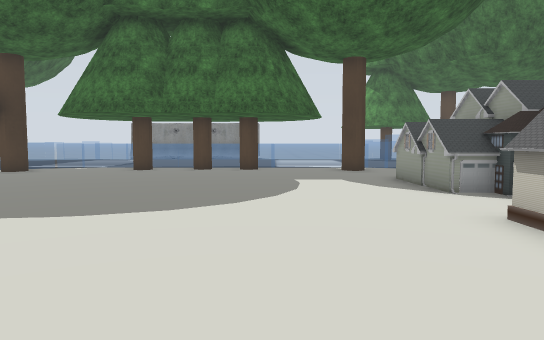
[1] (above)

16 first-person views from a walk through a world built for the Gazebo simulator. The camera is 0.51 m above the floor, tilts 4° down and sees 70° across. Floor lines are 1 m apart. The floor is counted in squares, 0.5 m on a side. Each view is taken from the middle of a square. On the plan, view 1 faces up. The plan holds only what a view shows up to about 14 squares ahead; the rest is blank. The place goes on beyond the plan. Some stock models are drawn as simple stand-ins. Some surface patterns are stand-ins.

[2]
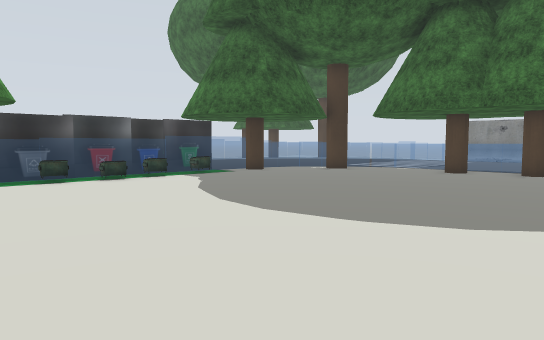

[3]
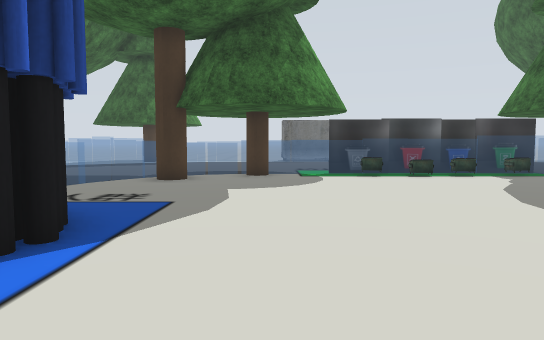

[4]
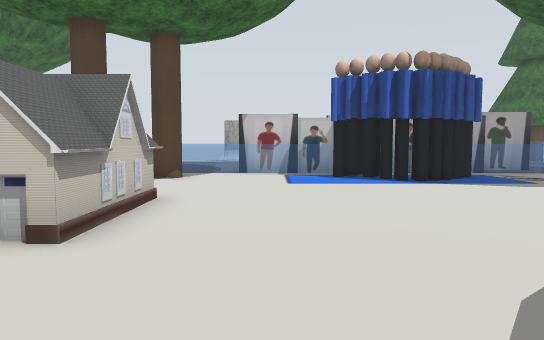

[5]
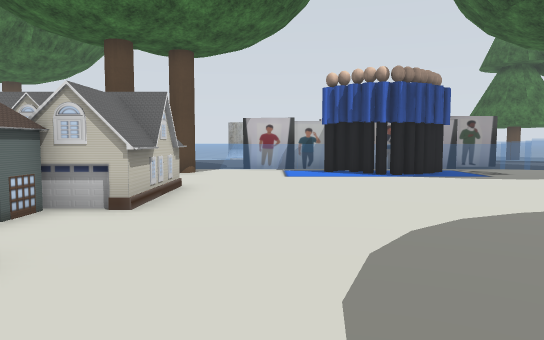

[6]
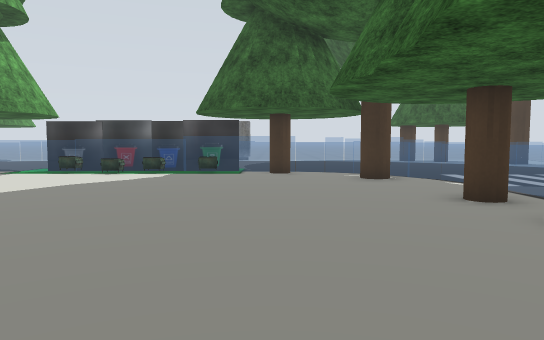

[7]
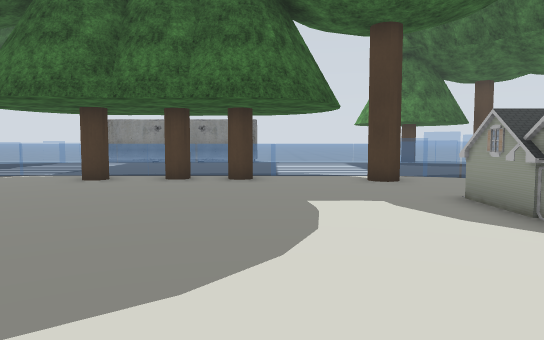

[8]
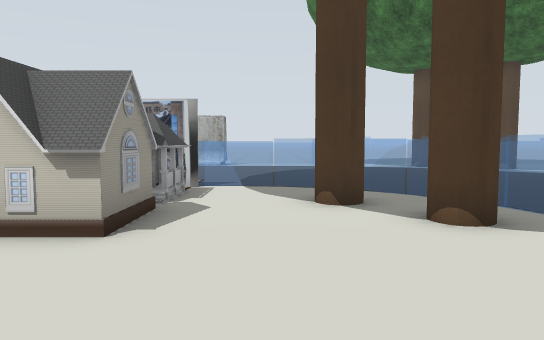

[9]
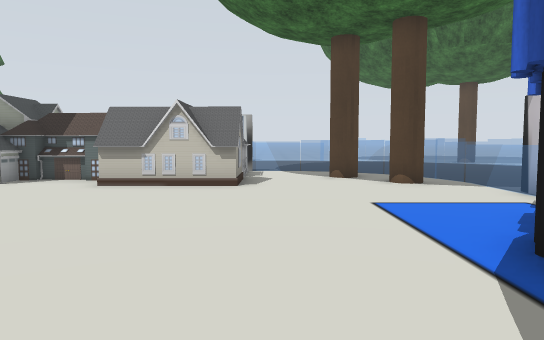

[10]
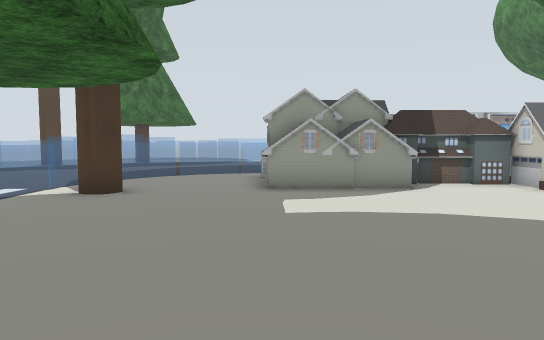

[11]
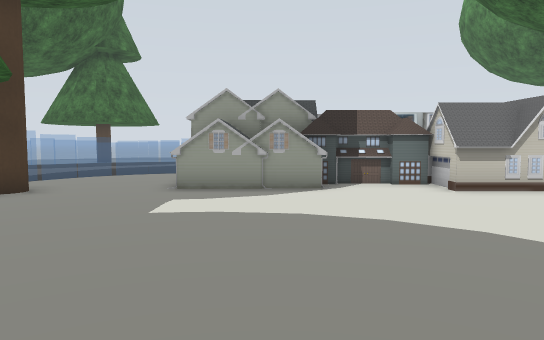

[12]
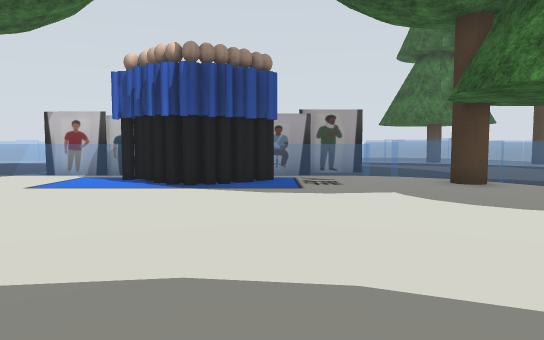

[13]
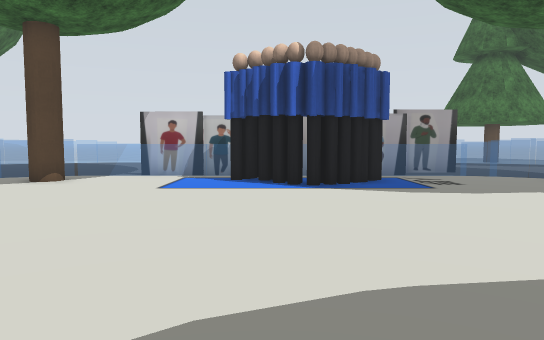

[14]
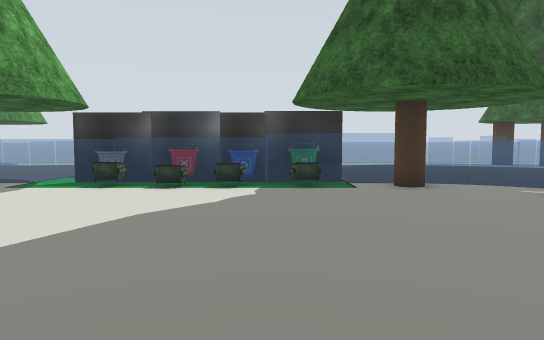

[15]
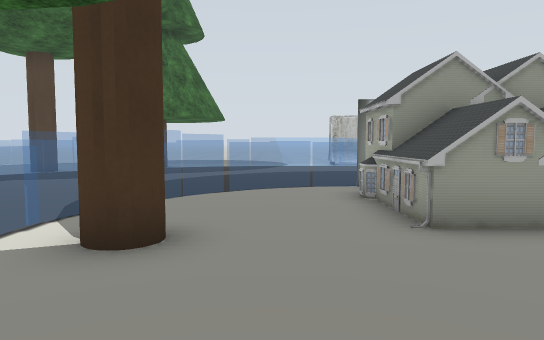

[16]
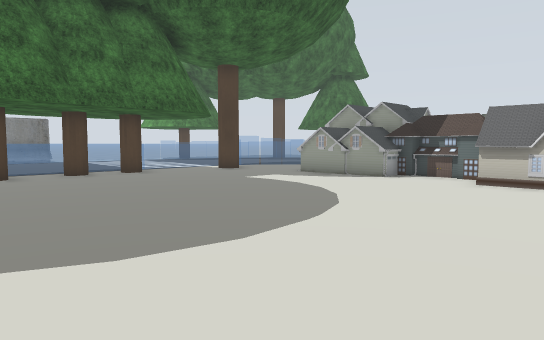

### Floor plan
Key: @ floor where view 1 was taken; # wall or solid block; . floor; = window, fence, low wall or low ledge; T pine tree; A oak tree; H house; B bin; U dumpster; P person; S sign; O other object.
Columns run from 12 left of view 1 to 8 right of it. Each row starts with its distance up from view 1.
 16 ...======== ======...
 15 ..==...T.TTT...A.==..
 14 .=AA...........A...=.
 13 ==..................=
 12 =A..................=
 11 =T..............HHHH=
 10 =..............HHH  S
  9 BU..............HHHH
  8 =...............HHH
  7 BU...............HH
  6 BU..............HH
  5 =U.............HHH  S
  4 BU.............HHHH =
  3 =..............HHHH S
  2 =..............HHHHH=
  1 =T..................=
  0 =A..........@.......=
 -1 ==A......P.......AA.=
 -2 .=A.....PPP.....A.A=
 -3 ..=....PP.PP....A= =.
 -4 ...==S#SS=O=SS====...

Positions as (right, up) in squares from view 1, and headings:
1: (0, 0), facing up
2: (0, 1), facing up-left
3: (1, 1), facing left
4: (1, 9), facing down
5: (1, 11), facing down
6: (2, 11), facing left
7: (0, 4), facing up
8: (-1, 0), facing right
9: (-6, 1), facing right
10: (-5, 11), facing right
11: (-5, 9), facing right
12: (-5, 8), facing down
13: (-2, 8), facing down
14: (-2, 8), facing left
15: (-1, 13), facing right
16: (-7, 2), facing up-right
